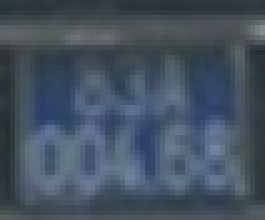
#> input picture OpenCVTest/crop_0_0.jpg, 53 x 44 px (shown 5 times larger)
$ jupyter execute --allow-errors testPredictPlate.ipynb
#> lines starting #> are read from the running program, lines starting #| are printed output that depends on the picture
[cell 1]
from ultralytics import YOLO
import cv2
import matplotlib.pyplot as plt

#> (the rest of this cell did not finish here and is left out)

Sử dụng PaddleOCR để đọc kí tự từ khung crop từ YOLO.

[cell 2]
from ultralytics import YOLO
import cv2
from paddleocr import PaddleOCR
import matplotlib.pyplot as plt

#> (the rest of this cell did not finish here and is left out)

Test quay biển số bị nghiêng và kết quả dự đoán

[cell 3]
import cv2
import numpy as np
from paddleocr import PaddleOCR
import cv2
import numpy as np

import cv2
import numpy as np

# [62 lines left out: function deskew_plate, not called in this run]
#> (the rest of this cell did not finish here and is left out)

Gamma

[cell 4]
import cv2
import numpy as np

# [66 lines left out: function enhance_plate, not called in this run]

[cell 5]
import numpy as np
import cv2

# [10 lines left out: function adjust_gamma, not called in this run]

CLAHE

[cell 6]
import matplotlib.pyplot as plt
import cv2
from paddleocr import PaddleOCR

#> (the rest of this cell did not finish here and is left out)

[cell 7]
import cv2
import numpy as np
img = cv2.imread("../../OpenCVTest/crop_0_0.jpg")
#> img is the input picture: shape (44, 53, 3); mean B, G, R 96.4, 81.7, 68.5
img = cv2.resize(img, None, fx=2, fy=2)
#> img: shape (88, 106, 3)
gray = cv2.cvtColor(img, cv2.COLOR_BGR2GRAY)
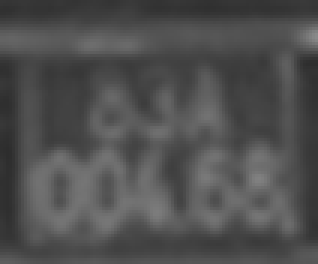
#> gray: shape (88, 106) (shown 3 times larger); min 45, max 137, mean 79.4

#> (the rest of this cell did not finish here and is left out)


$ run again, with SourceCodePlate/results/crop_0_1.png saved as OpenCVTest/crop_0_0.jpg
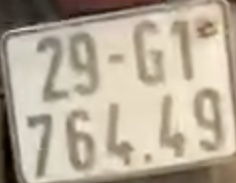
#> input picture SourceCodePlate/results/crop_0_1.png, 236 x 183 px
#> img is the input picture: shape (183, 236, 3); mean B, G, R 152.9, 171.5, 183
#> img: shape (366, 472, 3)
#> `gray = cv2.cvtColor(img, cv2.COLOR_BGR2GRAY)`:
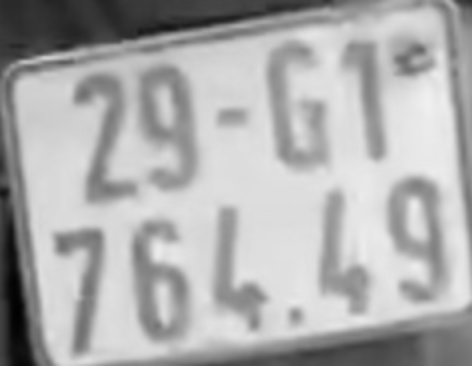
#> gray: shape (366, 472); min 1, max 240, mean 172.8

$ run again, with SourceCodePlate/results/crop_0_1.jpg copied over OpenCVTest/crop_0_0.jpg
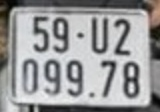
#> input picture SourceCodePlate/results/crop_0_1.jpg, 160 x 112 px
#> img is the input picture: shape (112, 160, 3); mean B, G, R 153.3, 152.7, 152.6
#> img: shape (224, 320, 3)
#> `gray = cv2.cvtColor(img, cv2.COLOR_BGR2GRAY)`:
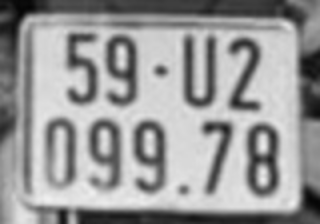
#> gray: shape (224, 320); min 4, max 240, mean 152.7
